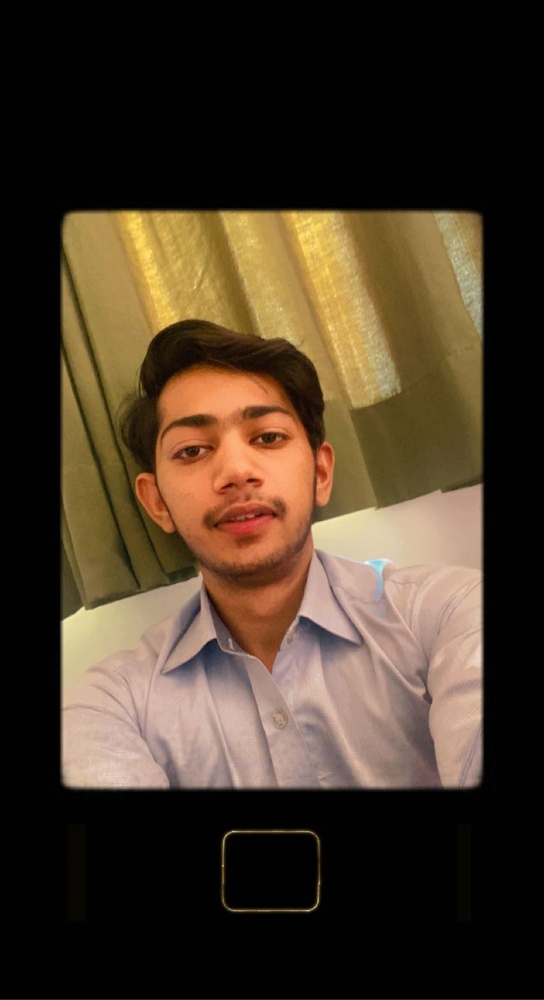
#> input picture cartoon/cating.JPG, 544 x 1000 px, shrunk from 854 x 1570 before the run, found by its file name
$ python convertimgtocartoon.py
#> lines starting #> are read from the running program, lines starting #| are printed output that depends on the picture; after the words box and inside, x2 and y2 are one past the last pixel; in counts of white or black regions, pixels touching at a corner belong together
import colorsys
from turtle import color
import cv2
import numpy as np


img = cv2.imread("cartoon\cating.JPG")
#> img is the input picture: shape (1000, 544, 3); mean B, G, R 40.6, 57.1, 72.4

gray = cv2.cvtColor (img,cv2.COLOR_BGR2GRAY)
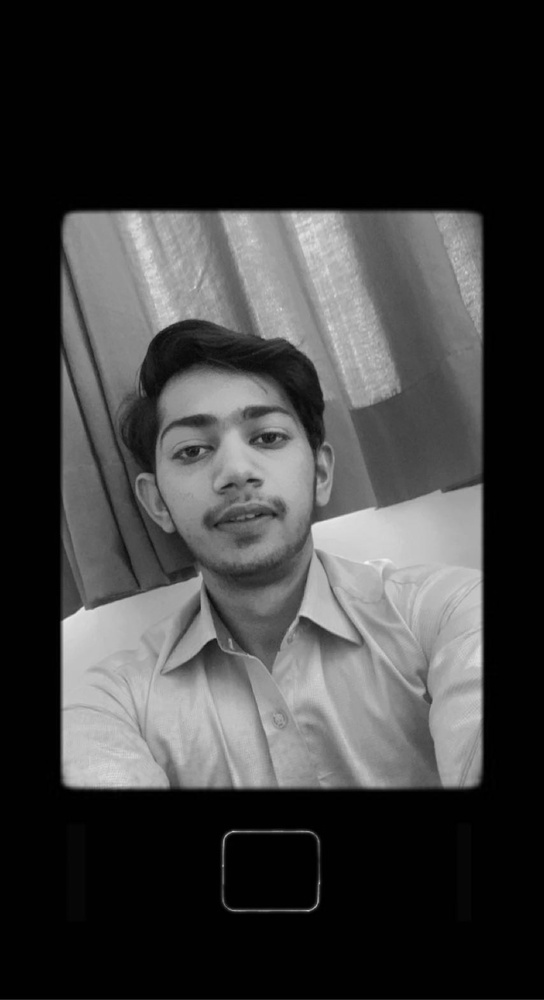
#> gray: shape (1000, 544); min 0, max 245, mean 59.8
gray = cv2.medianBlur(gray,5)
edges = cv2.adaptiveThreshold(gray,255,cv2.ADAPTIVE_THRESH_MEAN_C,cv2.THRESH_BINARY,9,9)
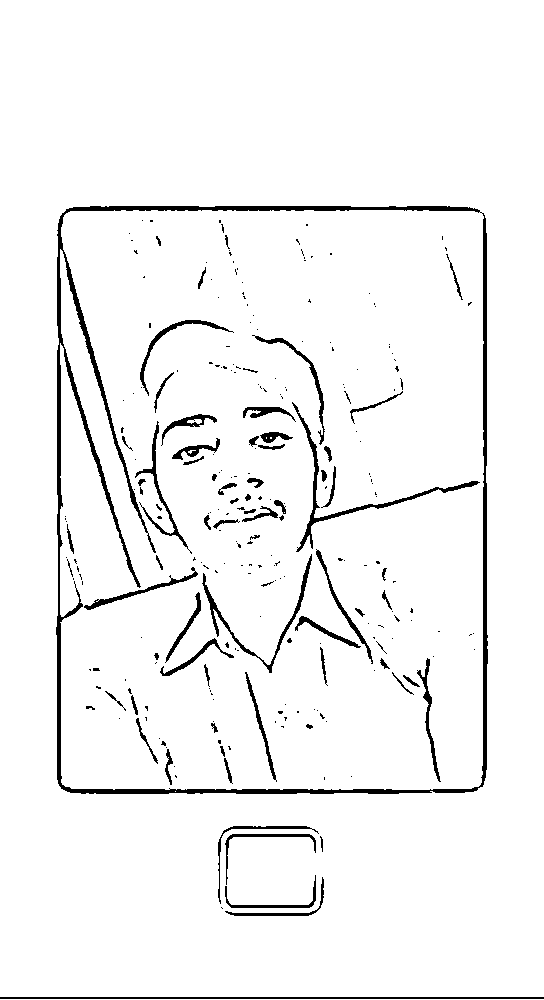
#> edges: shape (1000, 544); 95.6% white; 264 black regions (193 under 20 px), largest, box (x1, y1, x2, y2) and area: (56, 206, 488, 794) 10090, (292, 402, 480, 552) 1237, (0, 997, 544, 999) 1088


color =cv2.bilateralFilter(img,9,250,250)

cartoon = cv2.bitwise_and(color,color,mask=edges)
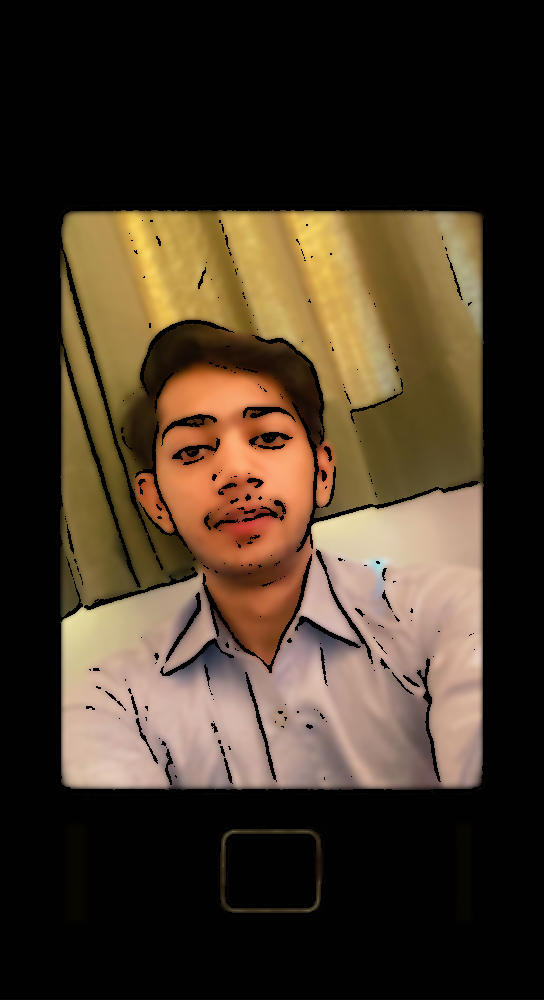
#> cartoon: shape (1000, 544, 3); mean B, G, R 38.9, 54.7, 69.1

cv2.imshow("Image",img)
cv2.imshow("edges",edges)
cv2.imshow("Cartoon",cartoon)
cv2.imwrite('cartoon\image.png',img)
cv2.imwrite('cartoon\edges.png',edges)
cv2.imwrite('cartoon\cartoon.png',cartoon)
cv2.waitKey(0)
cv2.destroyAllWindows()
